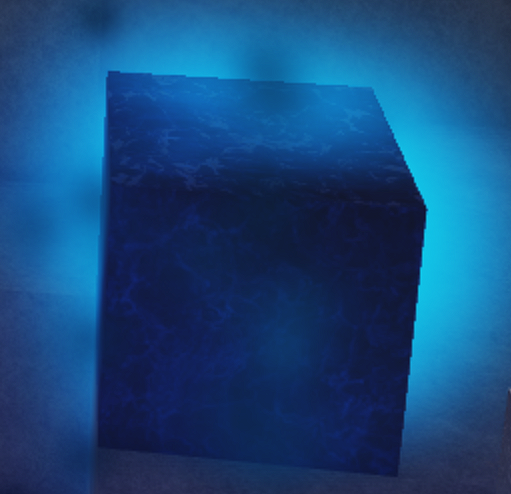
#> input picture study/python/block.png, 511 x 494 px
$ python anisotropicimgsegmentation.py
#> lines starting #> are read from the running program, lines starting #| are printed output that depends on the picture; after the words box and inside, x2 and y2 are one past the last pixel; in counts of white or black regions, pixels touching at a corner belong together
import cv2 as cv
import numpy as np
import argparse

W = 52
C_Thr = 0.43
LowThr = 35
HighThr = 57


def calcGST(inputIMG, w):
#> called with w = 52
    img = inputIMG.astype(np.float32)
    imgDiffX = cv.Sobel(img, cv.CV_32F, 1, 0, 3)
    imgDiffY = cv.Sobel(img, cv.CV_32F, 0, 1, 3)
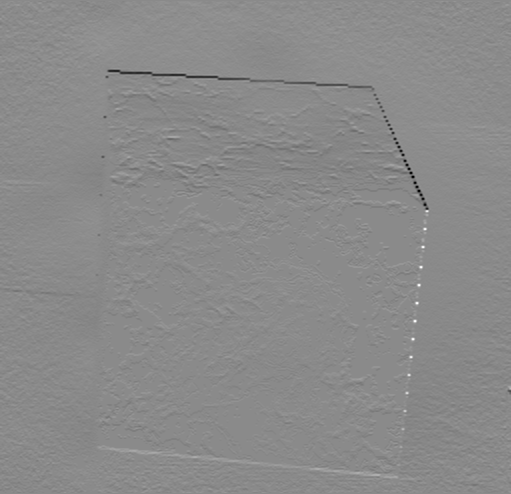
#> imgDiffY: shape (494, 511) float32; min -274, max 230, mean -0.3; drawn with min black and max white
    imgDiffXY = cv.multiply(imgDiffX, imgDiffY)

    imgDiffXX = cv.multiply(imgDiffX, imgDiffX)
    imgDiffYY = cv.multiply(imgDiffY, imgDiffY)
    J11 = cv.boxFilter(imgDiffXX, cv.CV_32F, (w, w))
    J22 = cv.boxFilter(imgDiffYY, cv.CV_32F, (w, w))
    J12 = cv.boxFilter(imgDiffXY, cv.CV_32F, (w, w))
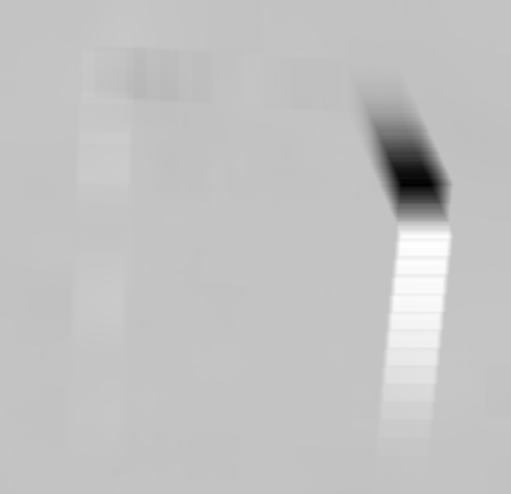
#> J12: shape (494, 511) float32; min -2250.4, max 684.6, mean -13.4; drawn with min black and max white

    tmp1 = J11 + J22
    tmp2 = J11 - J22
    tmp2 = cv.multiply(tmp2, tmp2)
    tmp3 = cv.multiply(J12, J12)
    tmp4 = np.sqrt(tmp2 + 4.0 * tmp3)
    lambda1 = 0.5 * (tmp1 + tmp4)
    lambda2 = 0.5 * (tmp1 - tmp4)

    imgCoherencyOut = cv.divide(lambda1 - lambda2, lambda1 + lambda2)
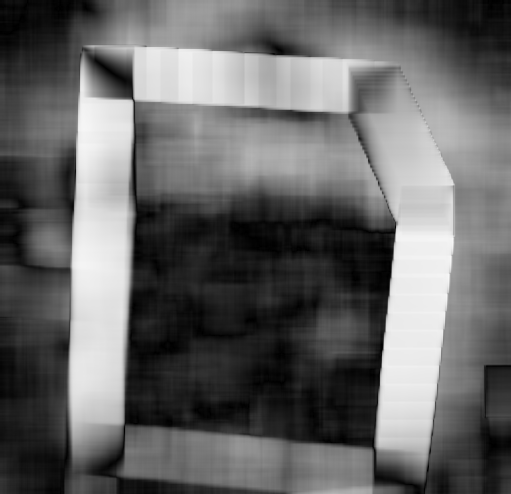
#> imgCoherencyOut: shape (494, 511) float32; min 0.000185, max 0.972, mean 0.4

    imgOrientationOut = cv.phase(J22 - J11, 2.0 * J12, angleInDegrees=True)
    imgOrientationOut = 0.5 * imgOrientationOut
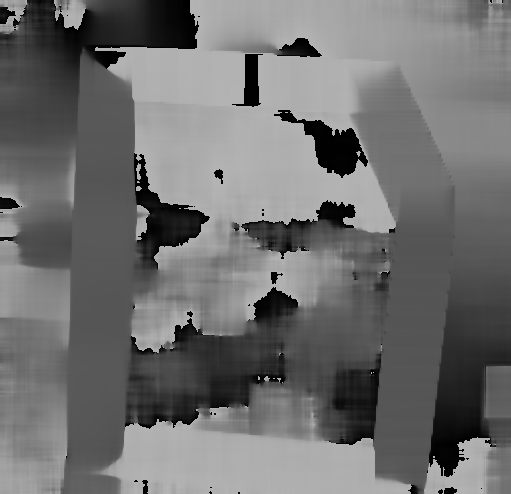
#> imgOrientationOut: shape (494, 511) float32; min 0, max 180, mean 111.3

    return imgCoherencyOut, imgOrientationOut


parser = argparse.ArgumentParser(description='Code for Anisotropic image segmentation tutorial.')
parser.add_argument('-i', '--input', help='Path to input image.', default='block.png')
args = parser.parse_args()

imgIn = cv.imread(args.input, cv.IMREAD_GRAYSCALE)

if imgIn is None:
    print('Could not open or find the image: {}'.format(args.input))
    exit(0)

imgCoherency, imgOrientation = calcGST(imgIn, W)
_, imgCoherencyBin = cv.threshold(imgCoherency, C_Thr, 255, cv.THRESH_BINARY)
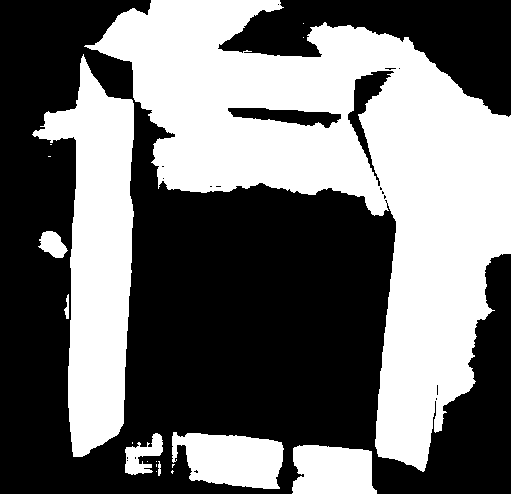
#> imgCoherencyBin: shape (494, 511) float32; 43.7% white; 19 white regions (11 under 20 px), largest, box (x1, y1, x2, y2) and area: (84, 0, 511, 472) 78815, (32, 54, 134, 457) 21606, (172, 432, 284, 489) 4763
_, imgOrientationBin = cv.threshold(imgOrientation, LowThr, HighThr, cv.THRESH_BINARY)
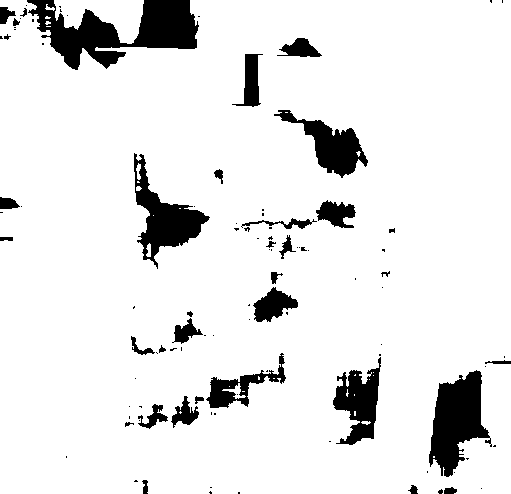
#> imgOrientationBin: shape (494, 511) float32; values 0 (black) and 57 (white), 90.5% white; 102 black regions (67 under 20 px), largest, box (x1, y1, x2, y2) and area: (27, 0, 199, 70) 5827, (429, 370, 492, 477) 3782, (134, 153, 210, 269) 3000
imgBin = cv.bitwise_and(imgCoherencyBin, imgOrientationBin)
#> imgBin: shape (494, 511) float32; values 0 (black) and 57 (white), 41% white; 28 white regions (19 under 20 px), largest, box (x1, y1, x2, y2) and area: (95, 0, 511, 472) 71247, (32, 54, 134, 457) 21606, (172, 432, 284, 489) 4763
imgCoherency = cv.normalize(imgCoherency, None, alpha=0, beta=1, norm_type=cv.NORM_MINMAX, dtype=cv.CV_32F)
imgOrientation = cv.normalize(imgOrientation, None, alpha=0, beta=1, norm_type=cv.NORM_MINMAX, dtype=cv.CV_32F)
cv.imshow('result.jpg', np.uint8(0.5 * (imgIn + imgBin)))
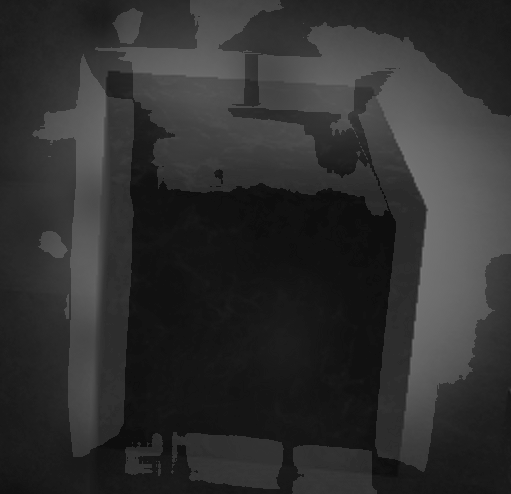
#> window 'result.jpg': shape (494, 511); min 10, max 120, mean 47.4
cv.imshow('Coherency.jpg', imgCoherency)
cv.imshow('Orientation.jpg', imgOrientation)
cv.waitKey(0)
